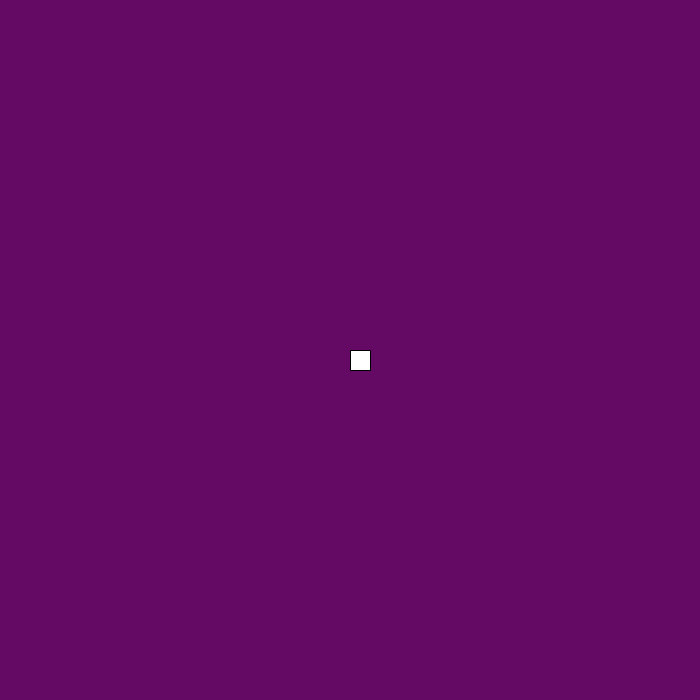
Frame 1 (no input)
Frame 60 (the mouse pressed at the canvas centre just before this capture): identical to frame 1, image omitted
Frame 120 (the mouse held since frame 60 and released just before this capture): identical to frame 1, image omitted

The Processing sketch that drew this single still picture (run headless with seeded random() and noise(); from frame 60 on, the mouse is pressed at the canvas centre):

// Processing sketch: assignment
// ── assignment.pde
/**
 * <program/assignment name>
 * by <Your Name>
 * 
 * <Two sentence description of program>
 * 
 */

int speed = 1;
int x = 350;
int y = 350;
int value = 0;
void setup() {
  size(700, 700);
  color fillVal = color(126);
  frameRate(60);
}

void draw() {
  background(100, 10, 100);
  rect(x, y, 20, 20);
  if (y>699) {
    y=1 ;
  }
  if (y<1) {
    y=699;
  }
  if (x>699) {
    x=1 ;
  }
  if (x<1) {
    x=699;
  }
}

void keyPressed() {
  int vaule =0;
  color fillVal = color(126);
  fill(fillVal);
  if (vaule == 0) {
    vaule = 255;
  } else {
    value = 0;
  }
  if (key == CODED) {
    if (keyCode == UP) {
      fillVal = 255;
      y= y-speed;
    } else if (keyCode == DOWN) {
      fillVal = 0;
      y= y+speed;
    }
  } else {
    fillVal = 126;
  }
  if (key == CODED) {
    if (keyCode == RIGHT) {
      fillVal = 255;
      x= x+speed;
    } else if (keyCode == LEFT) {
      fillVal = 0;
      x= x-speed;
    }
  }
  if (keyPressed) {
    if (key == 'p' || key == 'P') {
      speed = 10;
    }
  }
}    
